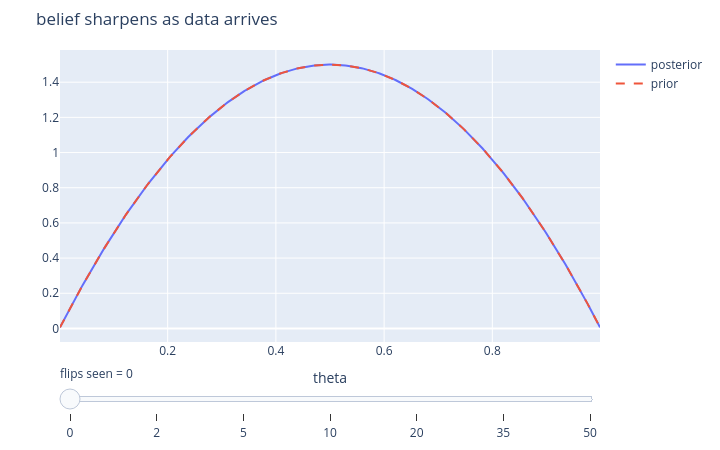

The notebook cell this image was saved under:
### Code cell
# Plotly slider version (works in the static HTML too): scrub through n.
theta_grid = np.linspace(0.001, 0.999, 300)
frames = []
for n_seen in [0, 2, 5, 10, 20, 35, 50]:
    s_n = int(flips[:n_seen].sum())
    p_n = prior.update(s_n, n_seen - s_n)
    frames.append((f"{n_seen}",
                   [("posterior", p_n.dist.pdf(theta_grid), None),
                    ("prior", prior.dist.pdf(theta_grid), "dash")]))
fig = viz.plotly_curve_slider(theta_grid, frames, slider_name="flips seen",
                              title="belief sharpens as data arrives")
fig.update_xaxes(title="theta")
fig.show()

### Figure 1 — Plotly figure (JSON) as saved in the notebook; plotly's stock layout.template omitted (floating-point values rounded to 4 significant figures; data arrays with more than 128 entries replaced by an {"elided": "..."} marker saying what was removed)
{"data": [{"mode": "lines", "name": "posterior", "type": "scatter", "x": {"elided": "300 float values"}, "y": {"elided": "300 float values"}}, {"line": {"dash": "dash"}, "mode": "lines", "name": "prior", "type": "scatter", "x": {"elided": "300 float values"}, "y": {"elided": "300 float values"}}], "layout": {"height": 450, "margin": {"b": 30, "l": 60, "r": 20, "t": 50}, "sliders": [{"currentvalue": {"prefix": "flips seen = "}, "steps": [{"args": [["0"], {"frame": {"duration": 0, "redraw": true}, "mode": "immediate"}], "label": "0", "method": "animate"}, {"args": [["2"], {"frame": {"duration": 0, "redraw": true}, "mode": "immediate"}], "label": "2", "method": "animate"}, {"args": [["5"], {"frame": {"duration": 0, "redraw": true}, "mode": "immediate"}], "label": "5", "method": "animate"}, {"args": [["10"], {"frame": {"duration": 0, "redraw": true}, "mode": "immediate"}], "label": "10", "method": "animate"}, {"args": [["20"], {"frame": {"duration": 0, "redraw": true}, "mode": "immediate"}], "label": "20", "method": "animate"}, {"args": [["35"], {"frame": {"duration": 0, "redraw": true}, "mode": "immediate"}], "label": "35", "method": "animate"}, {"args": [["50"], {"frame": {"duration": 0, "redraw": true}, "mode": "immediate"}], "label": "50", "method": "animate"}]}], "title": {"text": "belief sharpens as data arrives"}, "width": 720, "xaxis": {"title": {"text": "theta"}}}}
